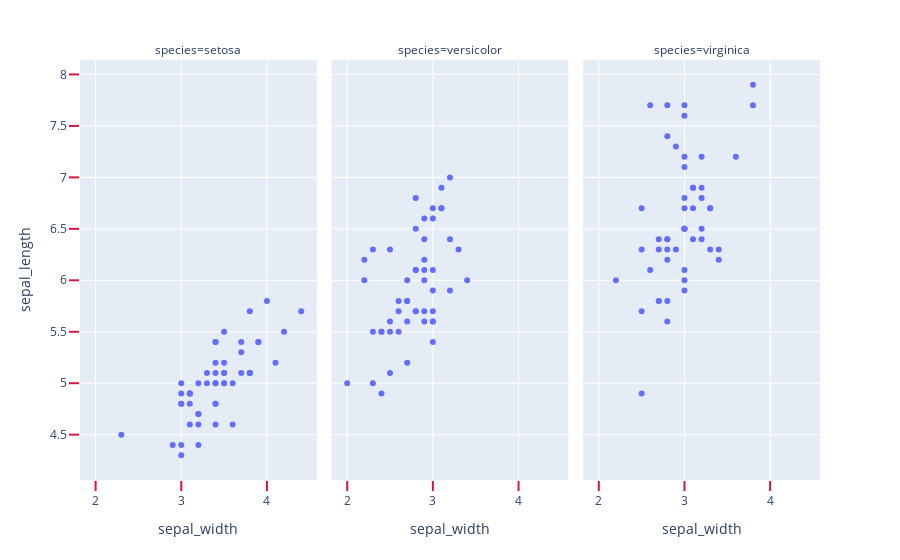

The notebook cell saved with this chart:
### Code cell
import plotly.express as px
df = px.data.iris()

fig = px.scatter(df, x="sepal_width", y="sepal_length", facet_col="species")
fig.update_xaxes(ticks="outside", tickwidth=2, tickcolor='crimson', ticklen=10)
fig.update_yaxes(ticks="outside", tickwidth=2, tickcolor='crimson', ticklen=10, col=1)

fig.show()

### Figure 1 — Plotly figure (JSON) as saved in the notebook; plotly's stock layout.template omitted (floating-point values rounded to 4 significant figures)
{"data": [{"hovertemplate": "species=setosa<br>sepal_width=%{x}<br>sepal_length=%{y}<extra></extra>", "legendgroup": "", "marker": {"color": "#636efa", "symbol": "circle"}, "mode": "markers", "name": "", "showlegend": false, "type": "scatter", "x": [3.5, 3, 3.2, 3.1, 3.6, 3.9, 3.4, 3.4, 2.9, 3.1, 3.7, 3.4, 3, 3, 4, 4.4, 3.9, 3.5, 3.8, 3.8, 3.4, 3.7, 3.6, 3.3, 3.4, 3, 3.4, 3.5, 3.4, 3.2, 3.1, 3.4, 4.1, 4.2, 3.1, 3.2, 3.5, 3.1, 3, 3.4, 3.5, 2.3, 3.2, 3.5, 3.8, 3, 3.8, 3.2, 3.7, 3.3], "xaxis": "x", "y": [5.1, 4.9, 4.7, 4.6, 5, 5.4, 4.6, 5, 4.4, 4.9, 5.4, 4.8, 4.8, 4.3, 5.8, 5.7, 5.4, 5.1, 5.7, 5.1, 5.4, 5.1, 4.6, 5.1, 4.8, 5, 5, 5.2, 5.2, 4.7, 4.8, 5.4, 5.2, 5.5, 4.9, 5, 5.5, 4.9, 4.4, 5.1, 5, 4.5, 4.4, 5, 5.1, 4.8, 5.1, 4.6, 5.3, 5], "yaxis": "y"}, {"hovertemplate": "species=versicolor<br>sepal_width=%{x}<br>sepal_length=%{y}<extra></extra>", "legendgroup": "", "marker": {"color": "#636efa", "symbol": "circle"}, "mode": "markers", "name": "", "showlegend": false, "type": "scatter", "x": [3.2, 3.2, 3.1, 2.3, 2.8, 2.8, 3.3, 2.4, 2.9, 2.7, 2, 3, 2.2, 2.9, 2.9, 3.1, 3, 2.7, 2.2, 2.5, 3.2, 2.8, 2.5, 2.8, 2.9, 3, 2.8, 3, 2.9, 2.6, 2.4, 2.4, 2.7, 2.7, 3, 3.4, 3.1, 2.3, 3, 2.5, 2.6, 3, 2.6, 2.3, 2.7, 3, 2.9, 2.9, 2.5, 2.8], "xaxis": "x2", "y": [7, 6.4, 6.9, 5.5, 6.5, 5.7, 6.3, 4.9, 6.6, 5.2, 5, 5.9, 6, 6.1, 5.6, 6.7, 5.6, 5.8, 6.2, 5.6, 5.9, 6.1, 6.3, 6.1, 6.4, 6.6, 6.8, 6.7, 6, 5.7, 5.5, 5.5, 5.8, 6, 5.4, 6, 6.7, 6.3, 5.6, 5.5, 5.5, 6.1, 5.8, 5, 5.6, 5.7, 5.7, 6.2, 5.1, 5.7], "yaxis": "y2"}, {"hovertemplate": "species=virginica<br>sepal_width=%{x}<br>sepal_length=%{y}<extra></extra>", "legendgroup": "", "marker": {"color": "#636efa", "symbol": "circle"}, "mode": "markers", "name": "", "showlegend": false, "type": "scatter", "x": [3.3, 2.7, 3, 2.9, 3, 3, 2.5, 2.9, 2.5, 3.6, 3.2, 2.7, 3, 2.5, 2.8, 3.2, 3, 3.8, 2.6, 2.2, 3.2, 2.8, 2.8, 2.7, 3.3, 3.2, 2.8, 3, 2.8, 3, 2.8, 3.8, 2.8, 2.8, 2.6, 3, 3.4, 3.1, 3, 3.1, 3.1, 3.1, 2.7, 3.2, 3.3, 3, 2.5, 3, 3.4, 3], "xaxis": "x3", "y": [6.3, 5.8, 7.1, 6.3, 6.5, 7.6, 4.9, 7.3, 6.7, 7.2, 6.5, 6.4, 6.8, 5.7, 5.8, 6.4, 6.5, 7.7, 7.7, 6, 6.9, 5.6, 7.7, 6.3, 6.7, 7.2, 6.2, 6.1, 6.4, 7.2, 7.4, 7.9, 6.4, 6.3, 6.1, 7.7, 6.3, 6.4, 6, 6.9, 6.7, 6.9, 5.8, 6.8, 6.7, 6.7, 6.3, 6.5, 6.2, 5.9], "yaxis": "y3"}], "layout": {"annotations": [{"font": {}, "showarrow": false, "text": "species=setosa", "x": 0.16, "xanchor": "center", "xref": "paper", "y": 1, "yanchor": "bottom", "yref": "paper"}, {"font": {}, "showarrow": false, "text": "species=versicolor", "x": 0.5, "xanchor": "center", "xref": "paper", "y": 1, "yanchor": "bottom", "yref": "paper"}, {"font": {}, "showarrow": false, "text": "species=virginica", "x": 0.84, "xanchor": "center", "xref": "paper", "y": 1, "yanchor": "bottom", "yref": "paper"}], "legend": {"tracegroupgap": 0}, "margin": {"t": 60}, "xaxis": {"anchor": "y", "domain": [0, 0.32], "tickcolor": "crimson", "ticklen": 10, "ticks": "outside", "tickwidth": 2, "title": {"text": "sepal_width"}}, "xaxis2": {"anchor": "y2", "domain": [0.34, 0.66], "matches": "x", "tickcolor": "crimson", "ticklen": 10, "ticks": "outside", "tickwidth": 2, "title": {"text": "sepal_width"}}, "xaxis3": {"anchor": "y3", "domain": [0.68, 1.0], "matches": "x", "tickcolor": "crimson", "ticklen": 10, "ticks": "outside", "tickwidth": 2, "title": {"text": "sepal_width"}}, "yaxis": {"anchor": "x", "domain": [0, 1], "tickcolor": "crimson", "ticklen": 10, "ticks": "outside", "tickwidth": 2, "title": {"text": "sepal_length"}}, "yaxis2": {"anchor": "x2", "domain": [0, 1], "matches": "y", "showticklabels": false}, "yaxis3": {"anchor": "x3", "domain": [0, 1], "matches": "y", "showticklabels": false}}}
